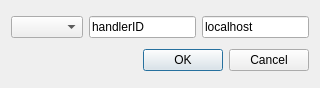
<?xml version="1.0" encoding="UTF-8"?>
<ui version="4.0">
 <class>HandlerDialog</class>
 <widget class="QDialog" name="HandlerDialog">
  <property name="geometry">
   <rect>
    <x>0</x>
    <y>0</y>
    <width>320</width>
    <height>88</height>
   </rect>
  </property>
  <property name="windowTitle">
   <string>Add Handler</string>
  </property>
  <layout class="QGridLayout" name="gridLayout">
   <item row="0" column="0">
    <widget class="QComboBox" name="comboBox"/>
   </item>
   <item row="0" column="1">
    <widget class="QLineEdit" name="idEdit">
     <property name="text">
      <string>handlerID</string>
     </property>
    </widget>
   </item>
   <item row="0" column="2">
    <widget class="QLineEdit" name="hostEdit">
     <property name="text">
      <string>localhost</string>
     </property>
    </widget>
   </item>
   <item row="1" column="0" colspan="3">
    <widget class="QDialogButtonBox" name="buttonBox">
     <property name="orientation">
      <enum>Qt::Horizontal</enum>
     </property>
     <property name="standardButtons">
      <set>QDialogButtonBox::Cancel|QDialogButtonBox::Ok</set>
     </property>
    </widget>
   </item>
  </layout>
 </widget>
 <resources/>
 <connections>
  <connection>
   <sender>buttonBox</sender>
   <signal>accepted()</signal>
   <receiver>HandlerDialog</receiver>
   <slot>accept()</slot>
   <hints>
    <hint type="sourcelabel">
     <x>248</x>
     <y>254</y>
    </hint>
    <hint type="destinationlabel">
     <x>157</x>
     <y>274</y>
    </hint>
   </hints>
  </connection>
  <connection>
   <sender>buttonBox</sender>
   <signal>rejected()</signal>
   <receiver>HandlerDialog</receiver>
   <slot>reject()</slot>
   <hints>
    <hint type="sourcelabel">
     <x>316</x>
     <y>260</y>
    </hint>
    <hint type="destinationlabel">
     <x>286</x>
     <y>274</y>
    </hint>
   </hints>
  </connection>
 </connections>
</ui>
